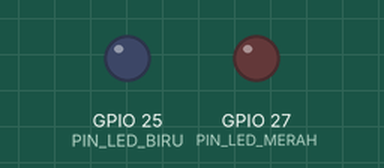
Recording of a sketch running on a simulated ESP32. Parts: output pins drawn as LEDs (lit = HIGH). WiFi joins after 1.5 s; servers stay silent unless stated; the local clock reads 2024-03-15 10:24:30 at power-on unless the sketch sets it; what the sketch prints to the serial monitor is not drawn.

Above: at 1.6 s.
At 6.6 s:
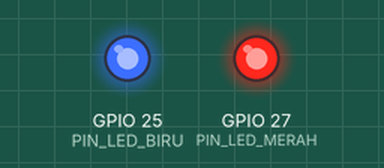
Timing chart, 0 to 8.1 s (numbered marks = the images above):
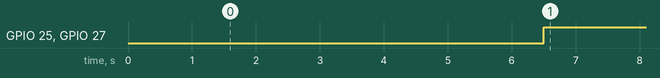

The sketch:

ESP32_control_grow_light.ino
```cpp
#include <WiFi.h>
#include "time.h"
#include "esp_sntp.h"

#define PIN_LED_MERAH 27
#define PIN_LED_BIRU 25

const char *ssid = "***"; // Silahkan isi ini dengan ID WIFI
const char *password = "**********************************"; // Silahkan isi ini dengan password WIFI

// Server untuk melihat waktu saat ini.
const char *ntpServer1 = "pool.ntp.org";
const char *ntpServer2 = "time.nist.gov";
const char *ntpServer3 = "time.google.com";

const char *time_zone = "WIB-7";

void printLocalTime() {
  struct tm timeinfo;
  if (!getLocalTime(&timeinfo)) {
    Serial.println("No time available (yet)");
    return;
  }
  Serial.println();
  Serial.println("Server time:");
  Serial.println(&timeinfo, "%A, %B %d %Y %H:%M:%S");
}

void timeavailable(struct timeval *t) {
  Serial.println("Terdapat perubahan dari server NTP");
  printLocalTime();
}

void setup() {
  Serial.begin(115200);

  /* Setup  WiFi */
  Serial.printf("Menghubungkan ke WiFi %s\n", ssid);
  WiFi.begin(ssid, password);

  while (WiFi.status() != WL_CONNECTED) {
    delay(500);

    Serial.print(".");
  }
  Serial.printf("WiFi %s terhubung\n", ssid);

  /* Setup server time */
  esp_sntp_servermode_dhcp(1);
  sntp_set_time_sync_notification_cb(timeavailable);
  configTzTime(time_zone, ntpServer1, ntpServer2, ntpServer3);

  /* Setup GPIO */
  pinMode(PIN_LED_MERAH, OUTPUT);
  pinMode(PIN_LED_BIRU, OUTPUT);
}

void loop() {
  delay(5000);
  struct tm timeinfo;
  if (!getLocalTime(&timeinfo)) {
    Serial.println("Waktu server tidak dapat diambil.");
    return;
  }
  Serial.println();
  Serial.println("Waktu server:");
  Serial.println(&timeinfo, "%A, %B %d %Y %H:%M:%S");

  int hour = timeinfo.tm_hour;

  // Pembagian 3 periode waktu lampu
  // 1. (6.00 - 17.00) -> Full spektrum merah-biru
  // 2. (17.00 - 22.00) -> Spektrum biru
  // 3. (22.00 - 6.00) -> Lampu mati
  if(6 <= hour && hour < 17){
    digitalWrite(PIN_LED_MERAH, HIGH);
    digitalWrite(PIN_LED_BIRU, HIGH);
  }
  else if(17 <= hour && hour < 22){
    digitalWrite(PIN_LED_BIRU, HIGH);
    digitalWrite(PIN_LED_MERAH, LOW);
  }
  else{
    digitalWrite(PIN_LED_MERAH, LOW);
    digitalWrite(PIN_LED_BIRU, LOW);
  }

}
```

Measured:
- by itself, GPIO 25 (PIN_LED_BIRU), GPIO 27 (PIN_LED_MERAH): LOW → HIGH at 6.5 s
